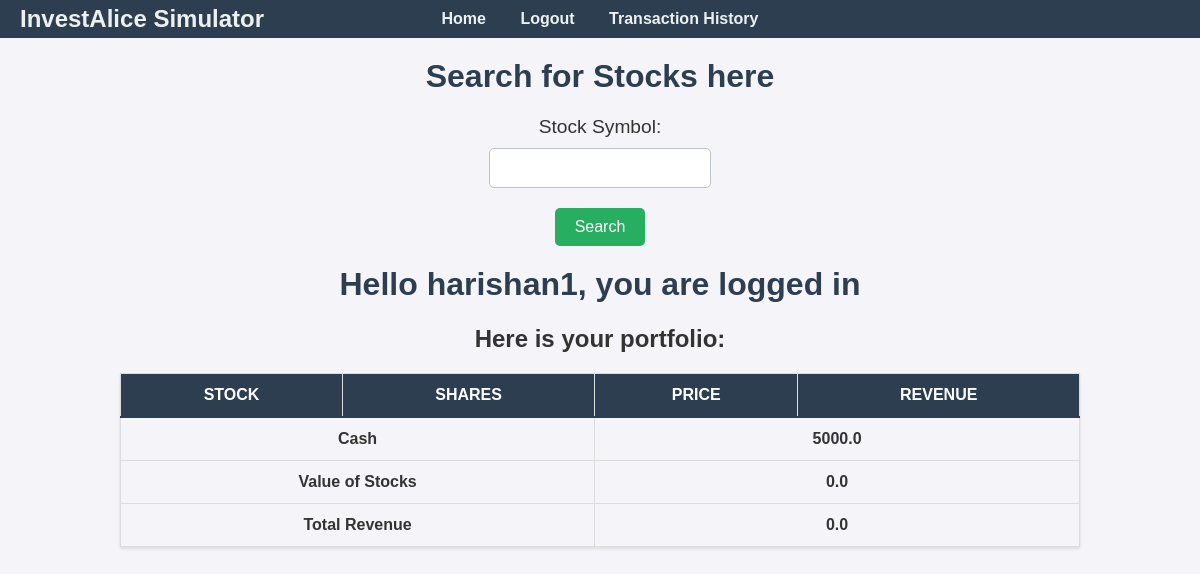
The app's page / (signed in) with its own data.
### models.py (models this page shows, shortened)
class User(UserMixin, db.Model):
    id = db.Column(db.Integer, primary_key=True)
    username = db.Column(db.String(150), unique=True, nullable=False)
    password = db.Column(db.String(500), nullable=False)
    stocks = db.relationship('Stock', backref='owner', lazy=True, cascade="all, delete-orphan")
    transactions = db.relationship('Transaction', backref='owner', lazy=True, cascade="all, delete-orphan")
    cash = db.Column(db.Float, default=5000, nullable=False)
    value = db.Column(db.Float, default=0, nullable=False)
    revenue = db.Column(db.Float, default=0, nullable=False)

### routes.py (the view)
@app.route('/')
def home():
    portfolio = None
    if current_user.is_authenticated:
        update_data()
        portfolio = Stock.query.filter_by(user_id = current_user.id)
    return render_template('index.html', portfolio=portfolio)

### app.py (called while the page is built)
@login_manager.user_loader
def load_user(user_id):
    from models import User
    return User.query.get(int(user_id))

### routes.py (called while the page is built)
def update_data():
    user_id = current_user.id
    with app.app_context():
        try:
            stocks = Stock.query.filter_by(user_id = user_id).all()
            stock_sum = 0
            for stock in stocks:
                ticker = yf.Ticker(stock.stock)
                stock.currentPrice = ticker.info['currentPrice']
                stock_sum += (stock.currentPrice * stock.shares)
                db.session.commit()
            user = User.query.filter_by(id = user_id).first()
            user.value = stock_sum
            user.revenue = user.cash - 5000 + user.value
            db.session.commit()
            print('data updated')
        except Exception as e:
            print(f'an error occured {e}')

### templates/index.html (shortened to what this page needs)
{% extends "base.html" %}
{% block content %}
{% if current_user.is_authenticated %}
    <h1>Hello {{ current_user.username }}, you are logged in</h1>
    <h2>Here is your portfolio:</h2>
    <table class="portfolio-table">
        <thead>
            <tr>
                <th>STOCK</th>
                <th>SHARES</th>
                <th>PRICE</th>
                <th>REVENUE</th>
            </tr>
        </thead>
        <tfoot>
            <tr>
                <td colspan="2"><strong>Cash</strong></td>
                <td colspan="2">{{ current_user.cash | round(2) }}</td>
            </tr>
            <tr>
                <td colspan="2"><strong>Value of Stocks</strong></td>
                <td colspan="2">{{ current_user.value | round(2) }}</td>
            </tr>
            <tr>
                <td colspan="2"><strong>Total Revenue</strong></td>
                <td colspan="2">{{ current_user.revenue | round(2) }}</td>
            </tr>
        </tfoot>
    </table>
{% endif %}
{% endblock content %}

### static/css/styles.css (style rules this page uses)
body { font-family: Arial, sans-serif; background-color: #f4f4f9; margin: 0; padding: 0; color: #333; }
h1 { text-align: center; color: #2c3e50; margin-top: 20px; }
h2 { text-align: center; }
table { width: 80%; margin: 20px auto; border-collapse: collapse; box-shadow: 0 2px 3px rgba(0,0,0,0.1); }
table th, table td { border: 1px solid #ddd; padding: 12px; text-align: center; }
table th { background-color: #2c3e50; color: white; font-weight: bold; }
table tr:nth-child(even) { background-color: #f2f2f2; }
tfoot td { font-weight: bold; background-color: #f4f4f9; }
tfoot tr:first-child td { border-top: 2px solid #2c3e50; }

### records on screen
User: username "harishan1", cash "5000.0", value "0.0", revenue "0.0"
